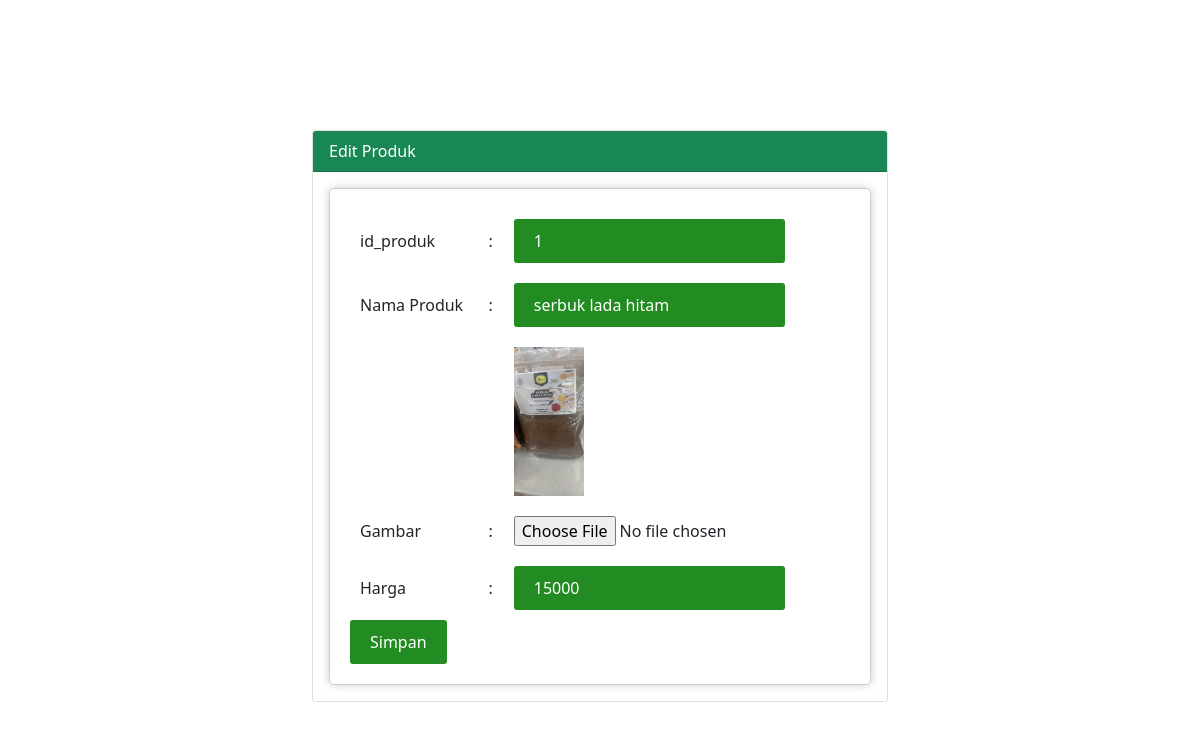
Page /admin/edit.php?id_produk=1 on the committed database.
### tables this page shows
CREATE TABLE `produk` (
  `id_produk` int(11) NOT NULL,
  `nama_produk` varchar(100) NOT NULL,
  `harga` int(11) NOT NULL,
  `gambar` varchar(255) NOT NULL
);

### admin/edit.php (the view, shortened to what this page needs)
<!DOCTYPE html>
<html lang="en">
<head>
    <link href="https://cdn.jsdelivr.net/npm/bootstrap@5.0.2/dist/css/bootstrap.min.css" rel="stylesheet">
    <link rel="stylesheet" href="https://jqueryvalidation.org/files/demo/site-demos.css">
</head>
<body>
    <?php
    include 'koneksi.php';
    $id_produk = $_GET['id_produk'];
    $produk = mysqli_query($conn, "SELECT * from produk where id_produk='$_GET[id_produk]'");
    while ($p = mysqli_fetch_array($produk)) {
        $id_produk = $p["id_produk"];
        $nama_produk = $p["nama_produk"];
        $harga = $p["harga"];
        $gambar = $p["gambar"];
    }
    ?>
    <div class="container col-md-6 mt-4">
            <div class="card">
                <div class="card-header bg-success text-white">
                    Edit Produk
                </div>
                <div class="card-body">
                    <form action="update_produk.php?id=<?php echo $id_produk ?>" method="post" enctype="multipart/form-data">
                        <table>
                            <tr>
                                <td>id_produk</td>
                                <td>:</td>
                                <td><input type="text" name="id_produk" value="<?php echo $id_produk ?>"></td>
                            </tr>
                            <tr>
                                <td>Nama Produk</td>
                                <td>:</td>
                                <td><input type="text" name="nama_produk" value="<?php echo $nama_produk ?>"></td>
                            </tr>
                            <tr>
                                <td></td>
                                <td></td>
                                <td><img src="images/<?php echo $gambar; ?>" width="70"></td>
                            </tr>
                            <tr>
                                <td>Gambar</td>
                                <td>:</td>
                                <td>
                                    <input type="file" id="gambar" name="gambar">
                                </td>
                            </tr>
                            <tr>
                                <td>Harga</td>
                                <td>:</td>
                                <td><input type="text" name="harga" value="<?php echo $harga ?>"></td>
                            </tr>
                        </table>
                        <input type="submit" name="Submit" value="Simpan">
                    </form>
                </div>
            </div>
</body>
</html>

### admin/edit.php (style rules this page uses)
body { display: flex; justify-content: center; align-items: center; height: 100vh; margin: 0; }
form { width: 100%; padding: 20px; border: 1px solid #ccc; border-radius: 5px; box-shadow: 0 0 10px rgba(0, 0, 0, 0.2); }
table { width: 100%; }
td { padding: 10px; }
input[type="text"], input[type="text"], input[type="text"], input[type="submit"] { background-color: #228B22; color: white; padding: 10px 20px; border: none; border-radius: 3px; cursor: pointer; }

### rows in the picture
produk: id_produk "1", nama_produk "serbuk lada hitam", gambar (picture), harga "15000"
